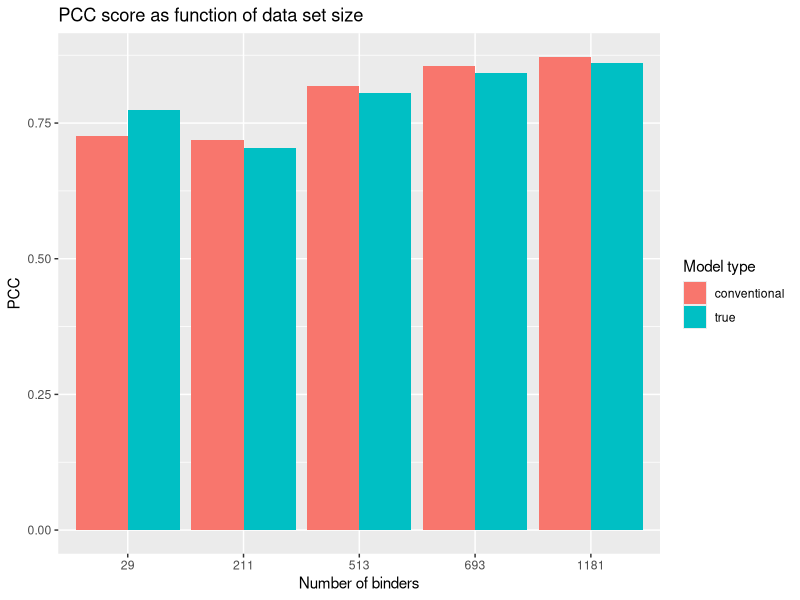

Here is the R script that generated this plot:
library(tidyverse)
library(ggplot2)

binder_number <- c('29', '211', '513', '693', '1181')
conventional <- c(0.726, 0.718, 0.818, 0.856, 0.872)
true <- c(0.774, 0.705, 0.805, 0.842, 0.861)


data <- data.frame(
  binder_number,
  conventional,
  true
)

plot_data <- data %>%
  as_tibble() %>% 
  pivot_longer(!binder_number,
               names_to = "model_type",
               values_to = "PCC")

# plot_data <- factor(plot_data$binder_number, levels = c('58', '210', '317', '543', '789'))

PCC_plot <- plot_data %>% 
  ggplot(.,
         mapping = aes(x = binder_number,
                       y = PCC,
                       fill = model_type)) + 
  geom_col(position = "dodge") +
  labs(title = "PCC score as function of data set size",
       fill = "Model type",
       x = "Number of binders")
  
PCC_plot +
  scale_x_discrete(limits = c('29', '211', '513', '693', '1181'))

